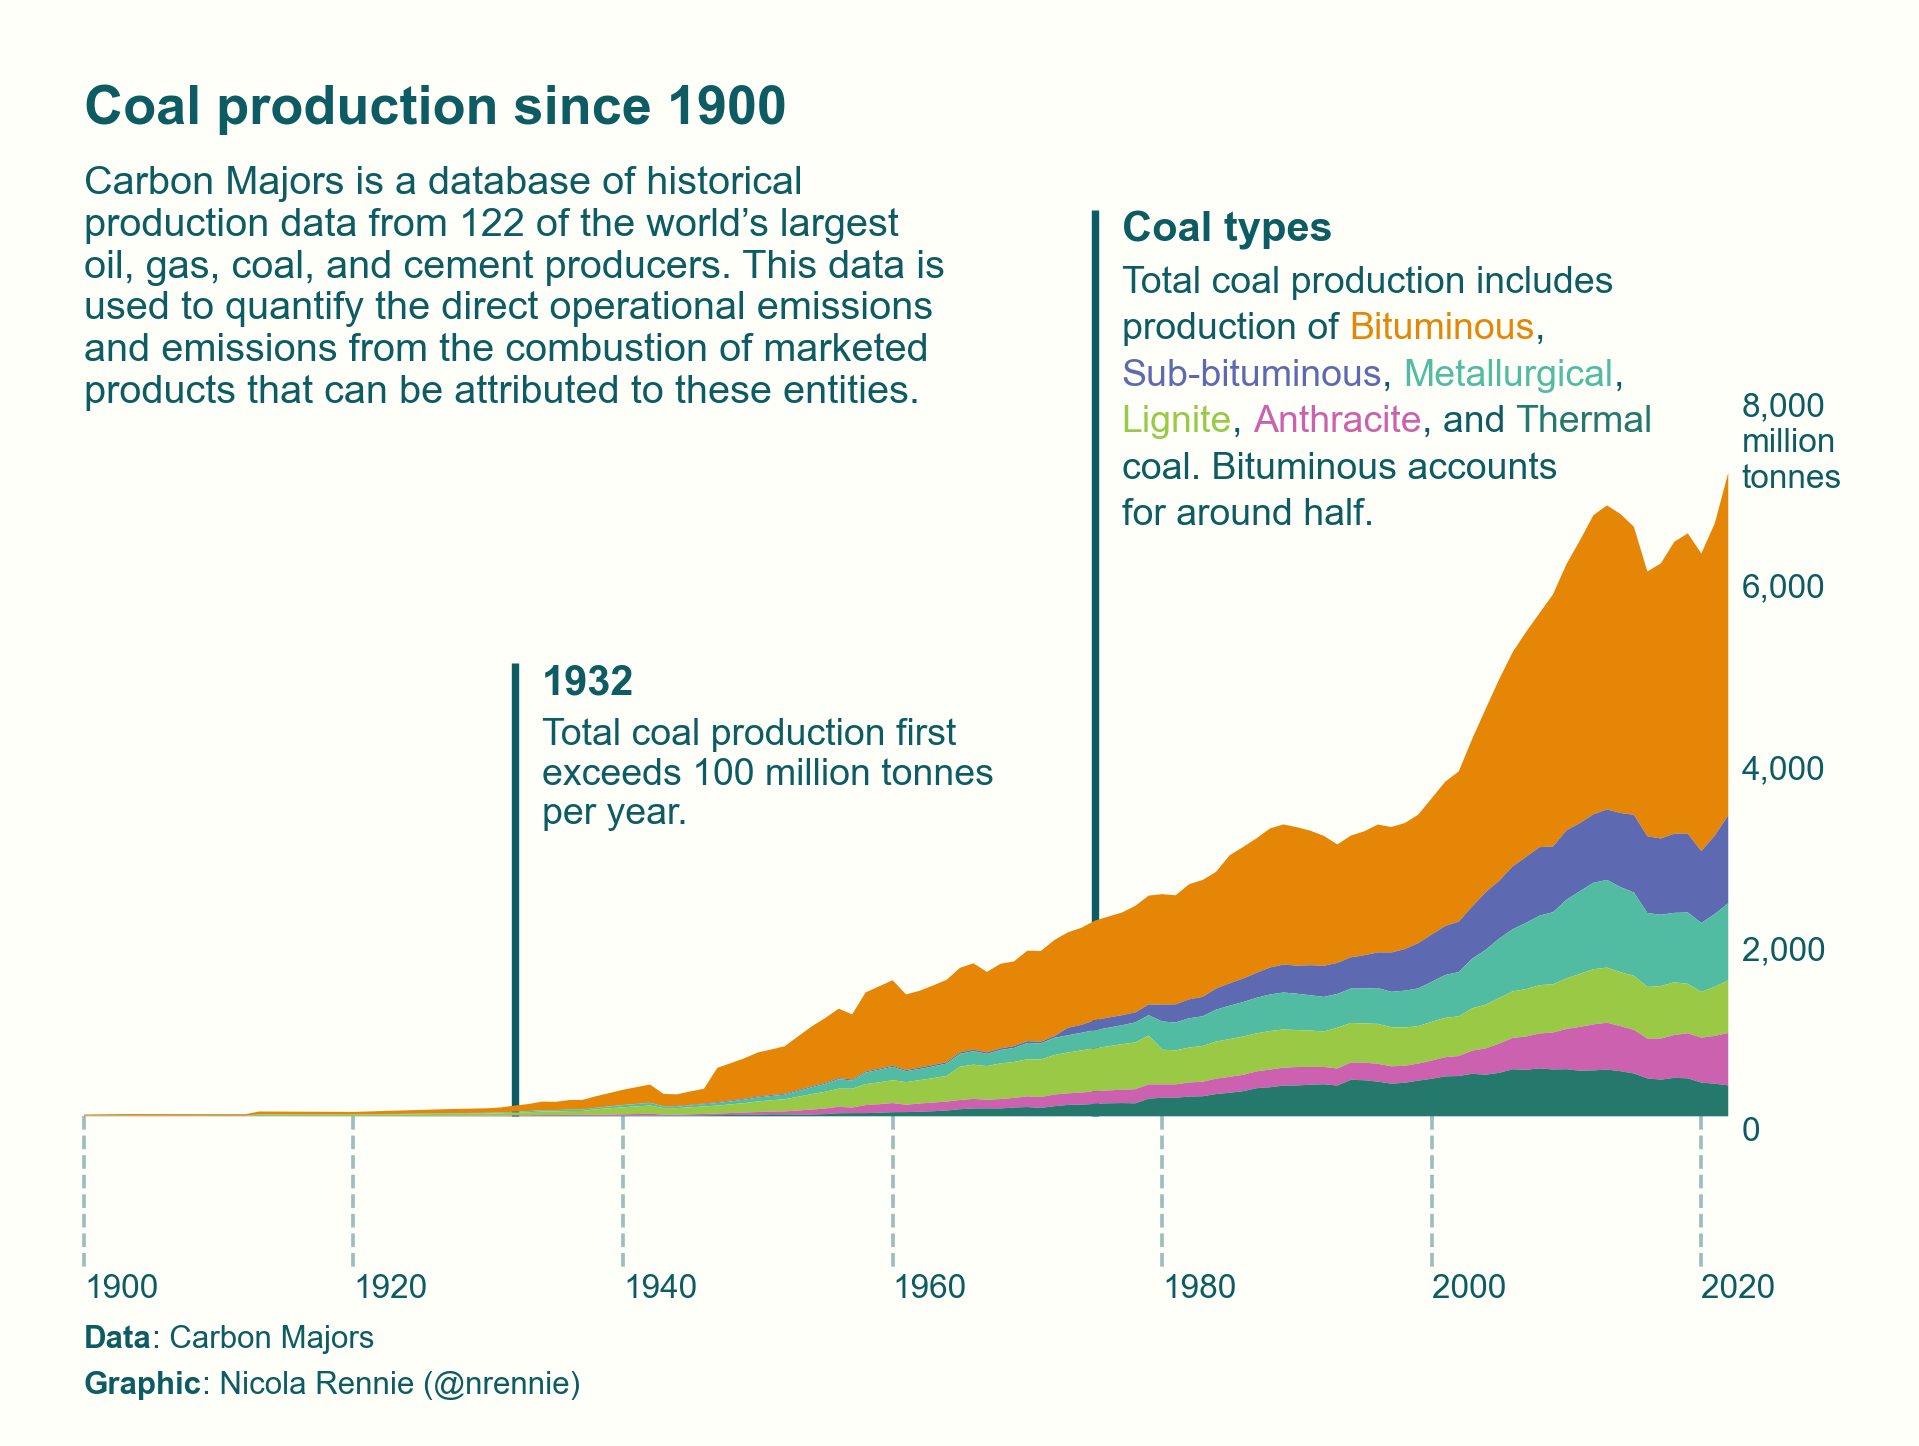

Source code (Python):

# Load packages -----------------------------------------------------------

import plotnine as gg
import pandas as pd
import textwrap
import matplotlib.pyplot as plt
import highlight_text as ht
import matplotlib.font_manager


# Load data ---------------------------------------------------------------

emissions = pd.read_csv(
    'https://raw.githubusercontent.com/rfordatascience/tidytuesday/master/data/2024/2024-05-21/emissions.csv')


# Data wrangling ----------------------------------------------------------

# Prep data for plotting
plot_data = emissions[
    emissions['commodity'].isin([
        'Sub-Bituminous Coal', 'Metallurgical Coal', 'Bituminous Coal',
        'Thermal Coal', 'Anthracite Coal', 'Lignite Coal'
    ])
].copy()
plot_data['commodity'] = plot_data['commodity'].str.replace(' Coal', '')
plot_data = plot_data[['year', 'commodity', 'production_value']]
plot_data = plot_data.groupby(['year', 'commodity'], as_index=False).agg(
    {'production_value': 'sum'}).rename(columns={'production_value': 'n'})
plot_data = plot_data[plot_data['year'] >= 1900]

# Sort values by 2022 levels
orders = plot_data[plot_data['year'] == 2022].sort_values(
    by='n', ascending=False)['commodity']
plot_data['commodity'] = pd.Categorical(
    plot_data['commodity'],
    categories=orders,
    ordered=True)

# Values for annotations
exceeds100 = plot_data.groupby('year')['n'].sum()
exceeds100 = exceeds100[exceeds100 > 100].index.min()

# Create data for x-axis labels
segment_data = pd.DataFrame({
    'year': list(range(1900, 2021, 20))
})
y_axis_data = pd.DataFrame({
    'value': [0, 2000, 4000, 6000, 8000],
    'label': ['0', '2,000', '4,000', '6,000', '8,000\nmillion\ntonnes']
})


# Define colours and fonts-------------------------------------------------

# Define background colour, text colour, and colour palette
bg_col = '#FFFFFA'
text_col = '#0D5C63'
col_palette = [
    '#E58606',
    '#5D69B1',
    '#52BCA3',
    '#99C945',
    '#CC61B0',
    '#24796C']

# Check if 'Arial' in list of installed fonts
flist = matplotlib.font_manager.findSystemFonts()
names = [matplotlib.font_manager.FontProperties(
    fname=fname).get_name() for fname in flist]
if 'Arial' in names:
    body_font = 'Arial'
else:
    body_font = 'sans'


# Define text -------------------------------------------------------------

# title, subtitle
title_text = 'Coal production since 1900'
st = 'Carbon Majors is a database of historical production data from 122 of the world’s largest oil, gas, coal, and cement producers. This data is used to quantify the direct operational emissions and emissions from the combustion of marketed products that can be attributed to these entities.'
wrapped_subtitle = '\n'.join(textwrap.wrap(st, width=50))

# annotation labels
coal_types_label = 'Total coal production includes\nproduction of <Bituminous::{"color": "#E58606"}>,\n<Sub-bituminous::{"color": "#5D69B1"}>, <Metallurgical::{"color": "#52BCA3"}>,\n<Lignite::{"color": "#99C945"}>, <Anthracite::{"color": "#CC61B0"}>, and <Thermal::{"color": "#24796C"}>\ncoal. Bituminous accounts\nfor around half.'

# caption
cap = '<Data::{"fontweight": "bold"}>: Carbon Majors\n<Graphic::{"fontweight": "bold"}>: Nicola Rennie (@nrennie)'


# Plot --------------------------------------------------------------------

p = (gg.ggplot(plot_data, gg.aes(x='year', y='n')) +
     # Axis lines
     gg.geom_segment(data=segment_data, mapping=gg.aes(x='year', xend='year', y=0, yend=-1700),
                     linetype='dashed', alpha=0.4, color=text_col) +
     # Axis labels
     gg.geom_text(data=segment_data, mapping=gg.aes(x='year', y=-1900, label='year'),
                  color=text_col, size=8, family=body_font, ha='left') +
     gg.geom_text(data=y_axis_data, mapping=gg.aes(x=2023, y='value', label='label'),
                  color=text_col, size=8, family=body_font, ha='left', va='top') +
     # Annotation 1
     gg.annotate(
         'segment',
         x=exceeds100, xend=exceeds100,
         y=0, yend=5000,
         size=1,
         color=text_col
) +
    gg.annotate(
         'text',
         x=exceeds100 + 2, y=5000,
         label=exceeds100,
         color=text_col,
         family=body_font,
         ha='left',
         va='top',
         size=10,
         fontweight='bold'
) +
    gg.annotate(
         'text',
         x=exceeds100 + 2, y=5000 - 600,
         label='Total coal production first\nexceeds 100 million tonnes\nper year.',
         color=text_col,
         family=body_font,
         ha='left',
         size=9,
         va='top'
) +
    # Annotation 2
    gg.annotate(
         'segment',
         size=1,
         x=1975, xend=1975,
         y=0, yend=10000,
         color=text_col
) +
    gg.annotate(
         'text',
         x=1975 + 2, y=10000,
         label='Coal types',
         color=text_col,
         family=body_font,
         ha='left',
         va='top',
         size=10,
         fontweight='bold'
) +
    # Area plot
    gg.geom_area(gg.aes(fill='commodity')) +
    # Scales
    gg.scale_fill_manual(values=col_palette) +
    gg.scale_x_continuous(limits=(1896, 2034)) +
    gg.scale_y_continuous(limits=(-3300, 12000)) +
    # Text for title and subtitle
    gg.annotate(
         'text',
         x=1900, y=11400,
         label=title_text,
         color=text_col,
         family=body_font,
         ha='left',
         va='top',
         size=13,
         fontweight='bold'
) +
    gg.annotate(
         'text',
         x=1900, y=10500,
         label=wrapped_subtitle,
         color=text_col,
         family=body_font,
         size=9.5,
         ha='left',
         va='top'
) +
    # Styling
    gg.coord_cartesian(expand=False) +
    gg.theme_void(base_size=8) +
    gg.theme(
         legend_position='none',
         plot_background=gg.element_rect(fill=bg_col, color=bg_col),
         panel_background=gg.element_rect(fill=bg_col, color=bg_col)
))

# Add coloured text with matplotlib and highlight-text
fig = p.draw()
fig.set_size_inches(8, 6, forward=True)
fig.set_dpi(300)
ax = plt.gca()
ht.ax_text(
    1977,
    9400,
    coal_types_label,
    vsep=3,
    color=text_col,
    fontname=body_font,
    fontsize=9,
    va='top')
ht.ax_text(1900, -2300, cap, color=text_col,
           fontname=body_font, fontsize=7.5, va='top')

# Save image
plt.savefig('plot.png', dpi=300, bbox_inches='tight')
